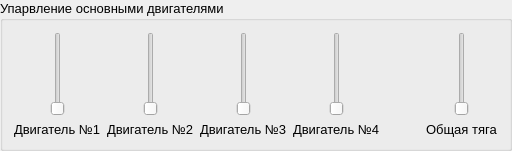
                    <widget class="QGroupBox" name="groupBox_7">
                     <property name="font">
                      <font>
                       <pointsize>10</pointsize>
                      </font>
                     </property>
                     <property name="title">
                      <string>Упарвление основными двигателями</string>
                     </property>
                     <layout class="QHBoxLayout" name="horizontalLayout_13">
                      <item>
                       <layout class="QHBoxLayout" name="horizontalLayout_12">
                        <item>
                         <layout class="QVBoxLayout" name="verticalLayout_3">
                          <item>
                           <widget class="QSlider" name="verticalSlider">
                            <property name="sizePolicy">
                             <sizepolicy hsizetype="Minimum" vsizetype="Expanding">
                              <horstretch>0</horstretch>
                              <verstretch>0</verstretch>
                             </sizepolicy>
                            </property>
                            <property name="orientation">
                             <enum>Qt::Orientation::Vertical</enum>
                            </property>
                           </widget>
                          </item>
                          <item>
                           <widget class="QLabel" name="label_7">
                            <property name="text">
                             <string>Двигатель №1</string>
                            </property>
                           </widget>
                          </item>
                         </layout>
                        </item>
                        <item>
                         <layout class="QVBoxLayout" name="verticalLayout_12">
                          <item>
                           <widget class="QSlider" name="verticalSlider_2">
                            <property name="sizePolicy">
                             <sizepolicy hsizetype="Minimum" vsizetype="Expanding">
                              <horstretch>0</horstretch>
                              <verstretch>0</verstretch>
                             </sizepolicy>
                            </property>
                            <property name="orientation">
                             <enum>Qt::Orientation::Vertical</enum>
                            </property>
                           </widget>
                          </item>
                          <item>
                           <widget class="QLabel" name="label_8">
                            <property name="text">
                             <string>Двигатель №2</string>
                            </property>
                           </widget>
                          </item>
                         </layout>
                        </item>
                        <item>
                         <layout class="QVBoxLayout" name="verticalLayout_13">
                          <item>
                           <widget class="QSlider" name="verticalSlider_3">
                            <property name="sizePolicy">
                             <sizepolicy hsizetype="Minimum" vsizetype="Expanding">
                              <horstretch>0</horstretch>
                              <verstretch>0</verstretch>
                             </sizepolicy>
                            </property>
                            <property name="orientation">
                             <enum>Qt::Orientation::Vertical</enum>
                            </property>
                           </widget>
                          </item>
                          <item>
                           <widget class="QLabel" name="label_15">
                            <property name="minimumSize">
                             <size>
                              <width>77</width>
                              <height>13</height>
                             </size>
                            </property>
                            <property name="text">
                             <string>Двигатель №3</string>
                            </property>
                           </widget>
                          </item>
                         </layout>
                        </item>
                        <item>
                         <layout class="QVBoxLayout" name="verticalLayout_14">
                          <item>
                           <widget class="QSlider" name="verticalSlider_4">
                            <property name="sizePolicy">
                             <sizepolicy hsizetype="Minimum" vsizetype="Expanding">
                              <horstretch>0</horstretch>
                              <verstretch>0</verstretch>
                             </sizepolicy>
                            </property>
                            <property name="orientation">
                             <enum>Qt::Orientation::Vertical</enum>
                            </property>
                           </widget>
                          </item>
                          <item>
                           <widget class="QLabel" name="label_16">
                            <property name="text">
                             <string>Двигатель №4</string>
                            </property>
                           </widget>
                          </item>
                         </layout>
                        </item>
                        <item>
                         <spacer name="horizontalSpacer_3">
                          <property name="orientation">
                           <enum>Qt::Orientation::Horizontal</enum>
                          </property>
                          <property name="sizeType">
                           <enum>QSizePolicy::Policy::Ignored</enum>
                          </property>
                          <property name="sizeHint" stdset="0">
                           <size>
                            <width>40</width>
                            <height>20</height>
                           </size>
                          </property>
                         </spacer>
                        </item>
                        <item>
                         <layout class="QVBoxLayout" name="verticalLayout_15">
                          <item>
                           <widget class="QSlider" name="verticalSlider_5">
                            <property name="sizePolicy">
                             <sizepolicy hsizetype="Minimum" vsizetype="Expanding">
                              <horstretch>0</horstretch>
                              <verstretch>0</verstretch>
                             </sizepolicy>
                            </property>
                            <property name="orientation">
                             <enum>Qt::Orientation::Vertical</enum>
                            </property>
                           </widget>
                          </item>
                          <item>
                           <widget class="QLabel" name="label_17">
                            <property name="text">
                             <string>Общая тяга</string>
                            </property>
                           </widget>
                          </item>
                         </layout>
                        </item>
                       </layout>
                      </item>
                     </layout>
                    </widget>
